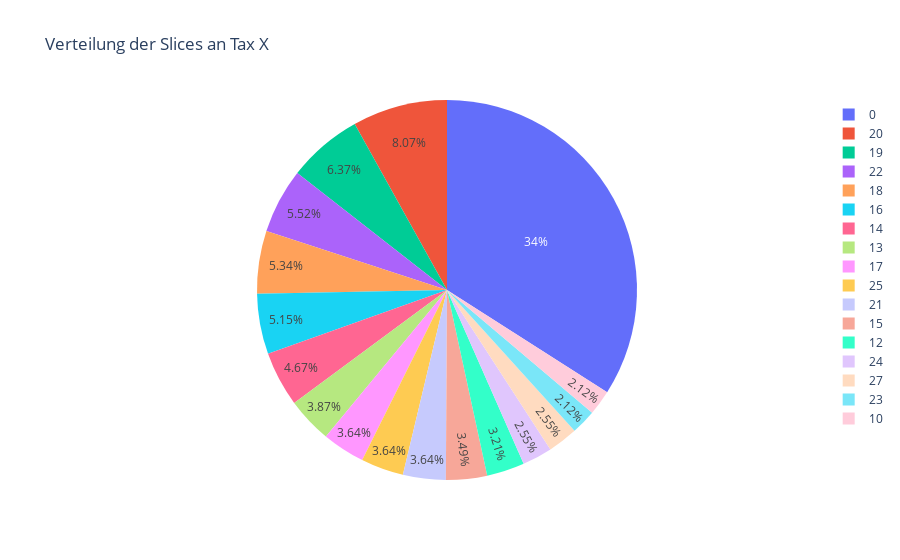

This figure's notebook cell:
### Code cell
days = df_train["day"].value_counts().reset_index()
days = days.loc[days['day'] > 700]
fig = px.pie(days, values='day', names='index', title='Verteilung der Slices an Tax X')
fig.show()
fig.write_image("images/day_slice_pie.png")

### Figure 1 — Plotly figure (JSON) as saved in the notebook; plotly's stock layout.template omitted (floating-point values rounded to 4 significant figures)
{"data": [{"domain": {"x": [0, 1], "y": [0, 1]}, "hovertemplate": "index=%{label}<br>day=%{value}<extra></extra>", "labels": [0, 20, 19, 22, 18, 16, 14, 13, 17, 25, 21, 15, 12, 24, 27, 23, 10], "legendgroup": "", "name": "", "showlegend": true, "type": "pie", "values": [11536, 2736, 2160, 1872, 1808, 1744, 1584, 1312, 1232, 1232, 1232, 1184, 1088, 864, 864, 720, 720]}], "layout": {"legend": {"tracegroupgap": 0}, "title": {"text": "Verteilung der Slices an Tax X"}}}
